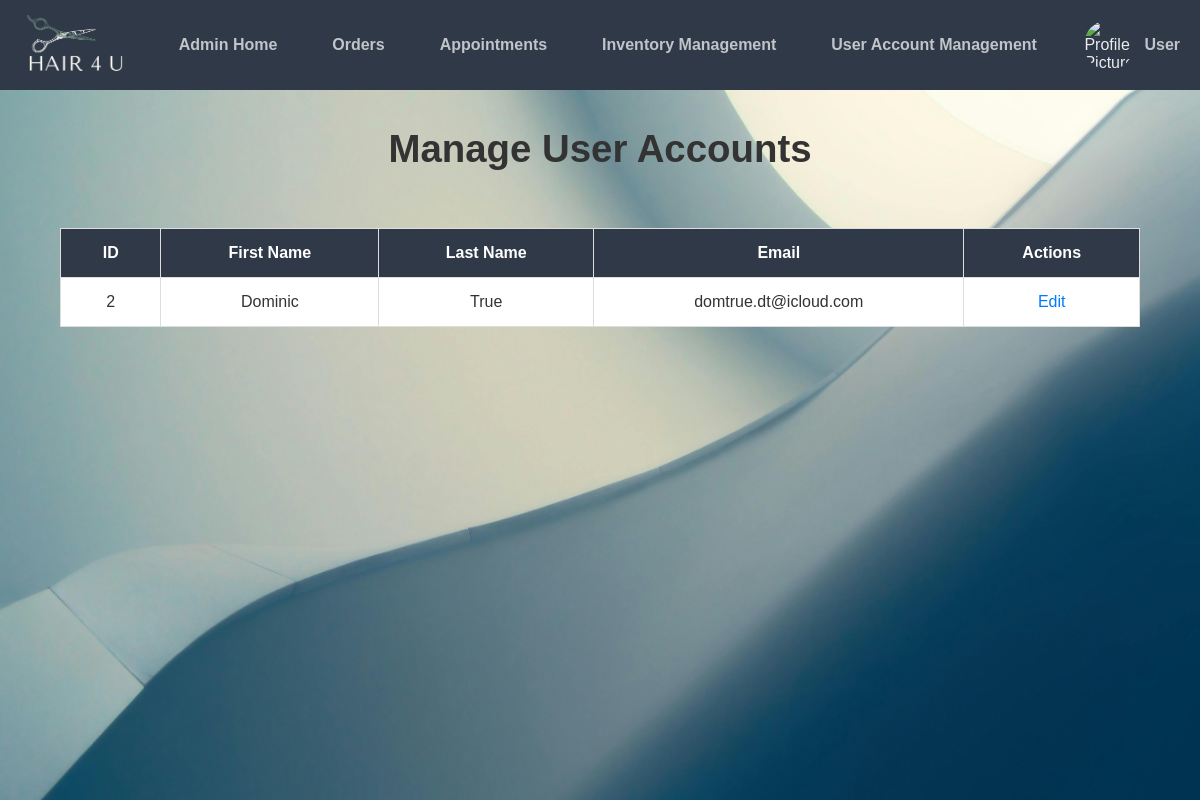
The page /cms/user_account_management.php on the database its author committed.
### tables this page shows
CREATE TABLE `business_logo` (
  `id` int(11) NOT NULL,
  `logo_path` varchar(255) NOT NULL
);

CREATE TABLE `accounts` (
  `id` int(11) NOT NULL,
  `firstname` varchar(50) NOT NULL,
  `lastname` varchar(100) NOT NULL,
  `username` varchar(50) NOT NULL,
  `password` varchar(255) NOT NULL,
  `email` varchar(100) NOT NULL,
  `phone` varchar(20) NOT NULL,
  `ad_1` varchar(50) NOT NULL,
  `activation_code` varchar(50) DEFAULT '',
  `role` enum('admin','customer') NOT NULL DEFAULT 'customer',
  `reset_token` varchar(255) DEFAULT NULL,
  `reset_token_expiry` datetime DEFAULT NULL
);

### cms/user_account_management.php (the view, shortened to what this page needs)
<?php
include 'setup.php';
include 'admin_navbar.php';
$sql = "SELECT id, firstname, lastname, email FROM accounts WHERE role = 'customer' ORDER BY id ASC";
$stmt = $conn->prepare($sql);
$stmt->execute();
$result = $stmt->get_result();
?>
<!DOCTYPE html>
<html lang="en">
<head>
    <link rel="stylesheet" href="css/admin.css">
</head>
<body>
<div class="content">
<header class="content-header">
    <h1>Manage User Accounts</h1>
    </header>
    <table class="dashboard-table">
        <tr>
            <th>ID</th>
            <th>First Name</th>
            <th>Last Name</th>
            <th>Email</th>
            <th>Actions</th>
        </tr>
        <?php while ($row = $result->fetch_assoc()): ?>
            <tr>
                <td><?php echo $row['id']; ?></td>
                <td><?php echo htmlspecialchars($row['firstname']); ?></td>
                <td><?php echo htmlspecialchars($row['lastname']); ?></td>
                <td><?php echo htmlspecialchars($row['email']); ?></td>
                <td><a href="edit_user.php?id=<?php echo $row['id']; ?>">Edit</a></td>
            </tr>
        <?php endwhile; ?>
    </table>
</body>
</html>

### cms/admin_navbar.php (shortened to what this page needs)
<?php
include 'setup.php';
if (isset($_SESSION['user_details']) && isset($_SESSION['user_details']['account_id'])) {
    $accountId = $_SESSION['user_details']['account_id'];
    $firstName = htmlspecialchars($_SESSION['user_details']['firstname'], ENT_QUOTES);
} else {
    $firstName = "User";
}
$profilePic = 'path/to/default_image.jpg';
$logoPath = 'path/to/default_logo.jpg';
$logoStmt = $pdo->prepare("SELECT logo_path FROM business_logo WHERE id = :id");
$logoStmt->execute(['id' => 2]);
$logoResult = $logoStmt->fetch(PDO::FETCH_ASSOC);
if ($logoResult && !empty($logoResult['logo_path'])) {
    $logoPath = $logoResult['logo_path'];
}
?>
<!DOCTYPE html>
<html>
<head>
    <link href="css/style.css" rel="stylesheet" type="text/css">
    <link href="css/admin.css" rel="stylesheet" type="text/css">
    <link rel="stylesheet" href="https://cdnjs.cloudflare.com/ajax/libs/font-awesome/6.0.0-beta3/css/all.min.css">
</head>
<body>
<nav class="navtop">
    <div class="logo">
        <a href="index.php">
            <img src="<?= $logoPath ?>" alt="Business Logo">
        </a>
    </div>
    <div class="links">
        <a href="admin.php">Admin Home</a>
        <a href="orders.php">Orders</a>
        <a href="appointments.php">Appointments</a>
        <a href="products.php">Inventory Management</a>
        <a href="user_account_management.php">User Account Management</a>
    </div>
    <div class="profile" id="profileMenu">
        <img src="<?= $profilePic ?>" alt="Profile Picture">
        <span><?= $firstName ?></span>
    </div>
</nav>
</body>
</html>

### cms/css/style.css (style rules this page uses)
* { margin: 0; padding: 0; box-sizing: border-box; }
html, body { border: 0; margin: 0; padding: 0; width: 100%; height: 100%; }
body { overflow-x: hidden; }
.content { background-image: url('../img/homepage_bg.jpg'); background-size: cover; background-position: center; background-repeat: no-repeat; height: auto; display: flex; flex-direction: column; justify-content: center; align-items: center; text-align: center; }
body { font-family: 'Roboto', sans-serif; }
.profile { position: relative; display: flex; align-items: center; gap: 8px; cursor: pointer; }
.profile img { width: 40px; height: 40px; border-radius: 50%; object-fit: cover; }
.profile span { color: #333; font-size: 16px; font-weight: 500; }

### cms/css/admin.css (style rules this page uses)
body { font-family: Arial, sans-serif; margin: 0; padding: 0; box-sizing: border-box; height: 100vh; display: flex; flex-direction: column; background-color: #f4f4f9; }
.navtop { background-color: #2f3947; height: 90px; display: flex; align-items: center; justify-content: space-between; padding: 0 20px; color: #eaebed; }
.navtop .logo img { height: 70px; width: auto; }
.navtop .links { display: flex; flex: 1; justify-content: space-around; margin: 0 20px; }
.navtop .links a { color: #c1c4c8; text-decoration: none; font-weight: bold; padding: 0 15px; white-space: nowrap; }
.navtop .profile { display: flex; align-items: center; gap: 10px; }
.navtop .profile img { height: 50px; width: 50px; border-radius: 50%; object-fit: cover; }
.navtop .profile span { color: #c1c4c8; font-weight: bold; white-space: nowrap; }
.content { flex: 1; overflow-y: auto; background-image: url('../img/admin_bg.jpg'); background-size: cover; background-position: center; background-repeat: no-repeat; display: flex; flex-direction: column; padding-top: 0; margin-top: 0; justify-content: flex-start; align-items: center; text-align: center; color: #333; }
.dashboard-table { width: 90%; border-collapse: collapse; margin: 20px auto; background-color: #ffffff; }
.dashboard-table th, .dashboard-table td { padding: 15px 20px; text-align: center; font-size: 1em; border: 1px solid #ddd; color: #333; }
.dashboard-table th { background-color: #2f3947; color: #fff; font-weight: bold; }
.dashboard-table td { background-color: #ffffff; }
.dashboard-table td a { color: #007bff; text-decoration: none; }
table { width: 100%; border-collapse: collapse; }
th, td { border: 1px solid #ddd; padding: 8px; }
* { margin: 0; padding: 0; box-sizing: border-box; }
.content-header { text-align: center; margin: 10px auto; padding: 20px; max-width: 80%; border-radius: 10px; color: #333; font-size: 1.2em; line-height: 1.5; }
table th, table td { padding: 12px 15px; border: 1px solid #ddd; }
table th { background: #f4f4f4; color: #333; font-weight: bold; }
table tr:nth-child(even) { background: #f9f9f9; }

### rows shown on the page
business_logo: logo_path (picture)
accounts: id "2", firstname "Dominic", lastname "True", email "domtrue.dt@icloud.com"

### other values the page prints
$firstName "User"
